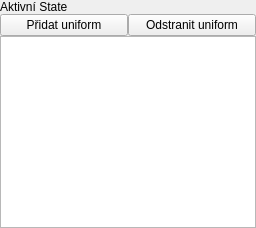
  <widget class="QDockWidget" name="dockWidget_Uniforms">
   <property name="features">
    <set>QDockWidget::AllDockWidgetFeatures</set>
   </property>
   <property name="windowTitle">
    <string>Uniforms</string>
   </property>
   <attribute name="dockWidgetArea">
    <number>1</number>
   </attribute>
   <widget class="QWidget" name="dockWidgetContents_5">
    <property name="enabled">
     <bool>true</bool>
    </property>
    <property name="baseSize">
     <size>
      <width>0</width>
      <height>0</height>
     </size>
    </property>
    <layout class="QVBoxLayout" name="verticalLayout_2">
     <property name="spacing">
      <number>0</number>
     </property>
     <property name="margin">
      <number>0</number>
     </property>
     <item>
      <layout class="QGridLayout" name="gridLayout_11">
       <item row="1" column="0">
        <widget class="QPushButton" name="button_dockWidgetUniform_add">
         <property name="text">
          <string>Přidat uniform</string>
         </property>
        </widget>
       </item>
       <item row="1" column="1">
        <widget class="QPushButton" name="button_dockWidgetUniform_remove">
         <property name="text">
          <string>Odstranit uniform</string>
         </property>
        </widget>
       </item>
       <item row="0" column="0">
        <widget class="QLabel" name="label_11">
         <property name="text">
          <string>Aktivní State</string>
         </property>
        </widget>
       </item>
       <item row="0" column="1">
        <widget class="QLabel" name="uniformsTableWidget_activeState">
         <property name="text">
          <string/>
         </property>
        </widget>
       </item>
      </layout>
     </item>
     <item>
      <widget class="QTableWidget" name="uniformsTableWidget">
       <property name="baseSize">
        <size>
         <width>0</width>
         <height>50</height>
        </size>
       </property>
      </widget>
     </item>
    </layout>
   </widget>
  </widget>
